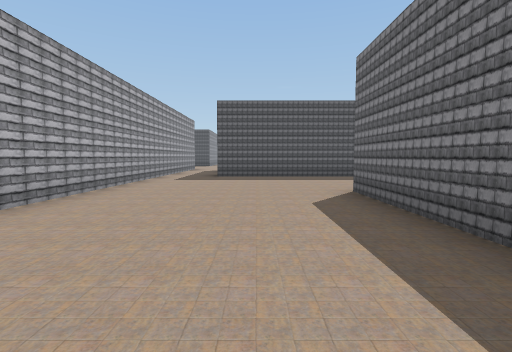
view 1 (above)

23 first-person views from a walk through a scene from a Unity 3-D project. The camera is 1.2 m above the floor, tilts 4° down and sees 85° across. The floor is counted in squares, 2 m on a side. Each view is taken from the middle of a square. On the plan, view 1 faces up. The plan holds only what a view shows up to about 9 squares ahead; the rest is blank. The place goes on beyond the plan. The player is left out.

view 2
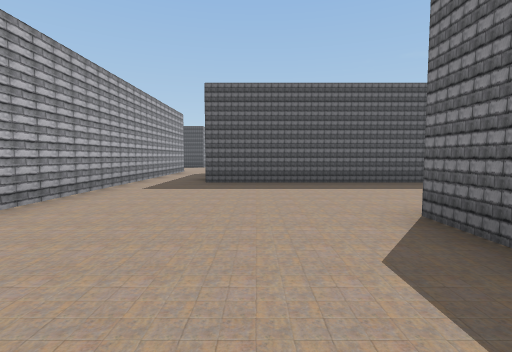

view 3
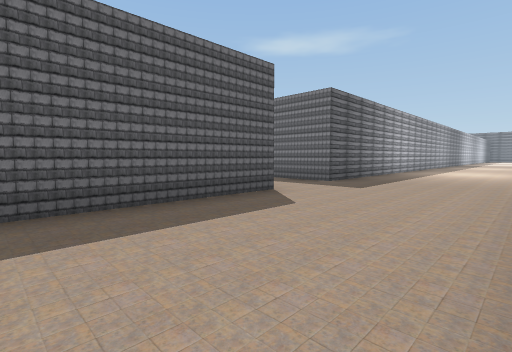

view 4
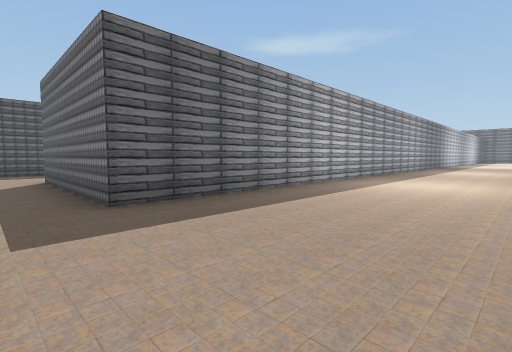

view 5
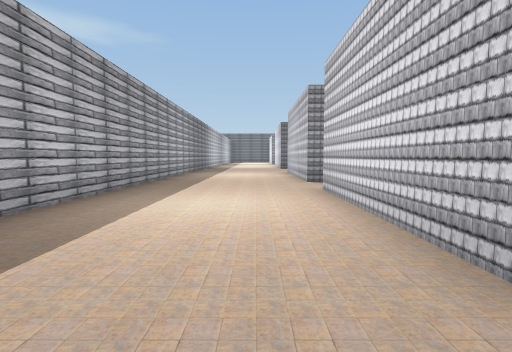

view 6
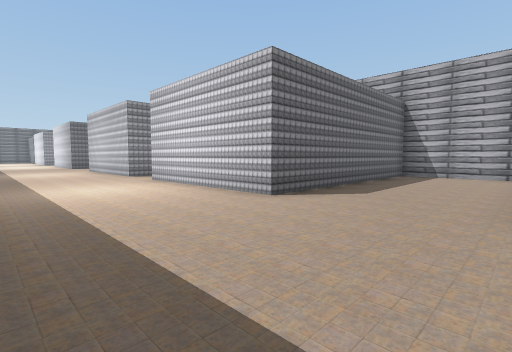

view 7
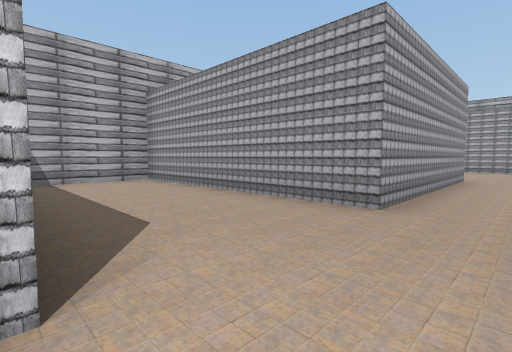

view 8
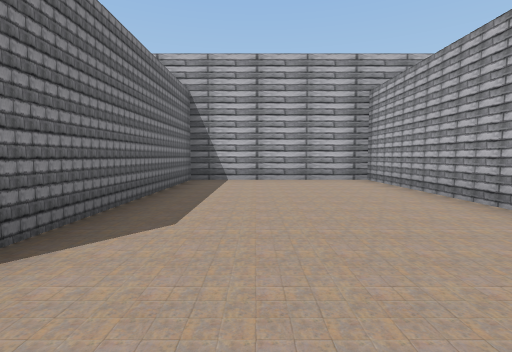

view 9
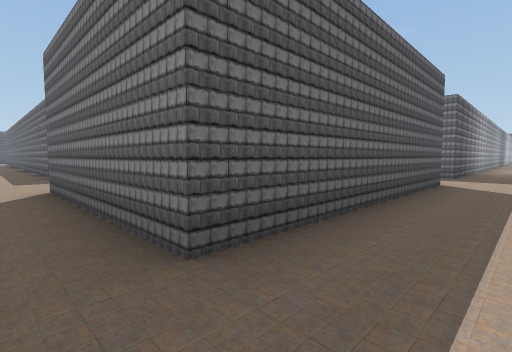

view 10
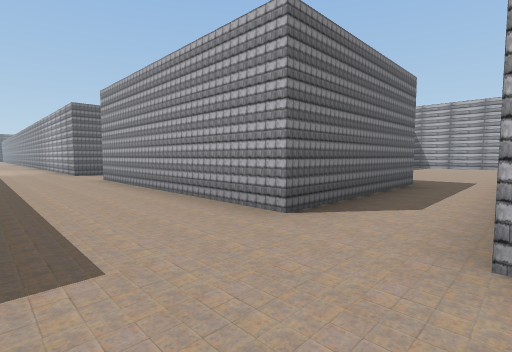

view 11
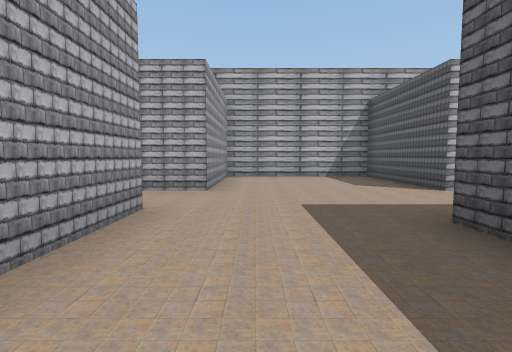

view 12
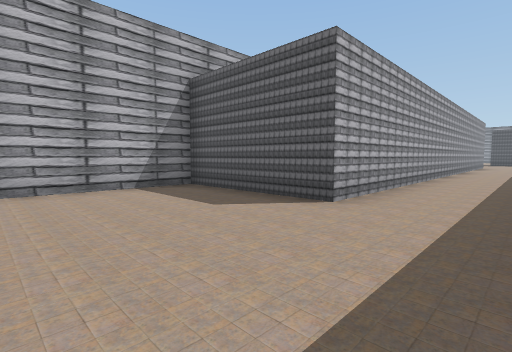

view 13
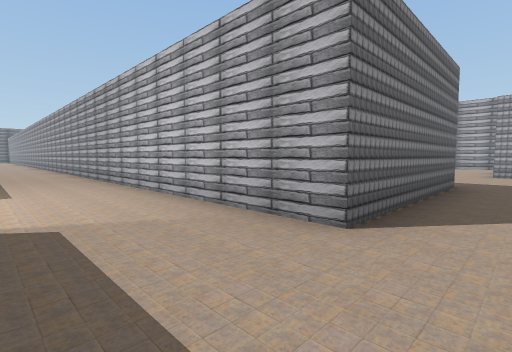

view 14
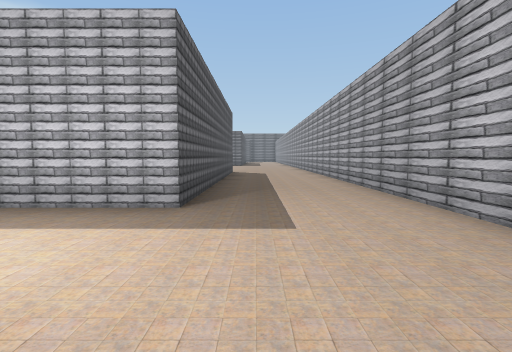

view 15
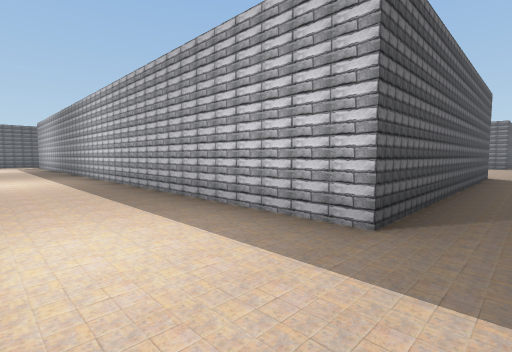

view 16
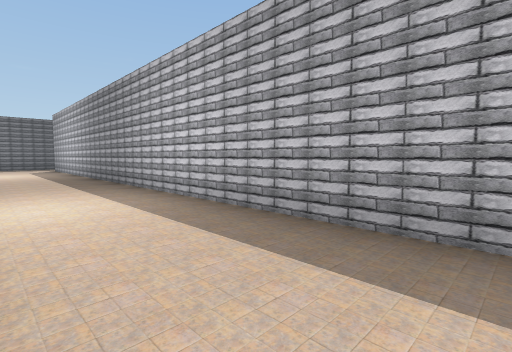

view 17
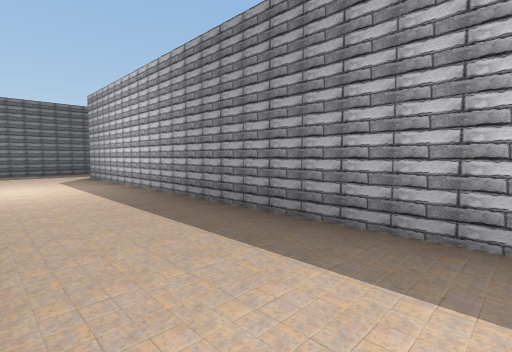

view 18
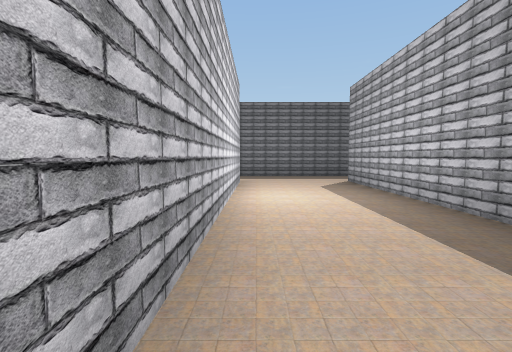

view 19
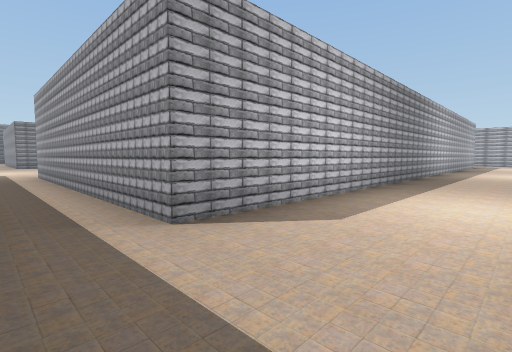

view 20
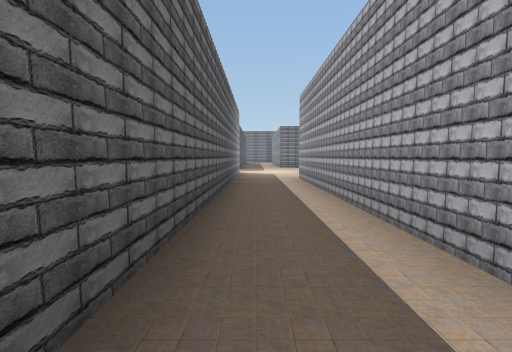

view 21
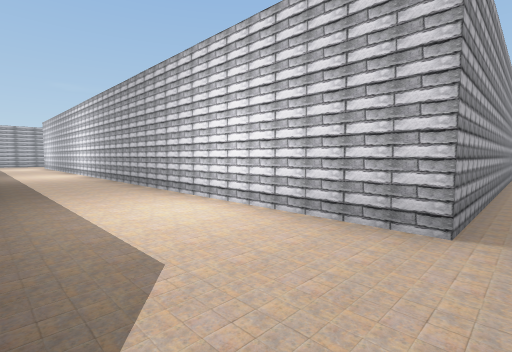

view 22
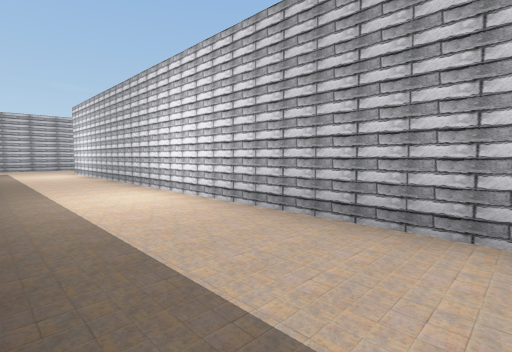

view 23
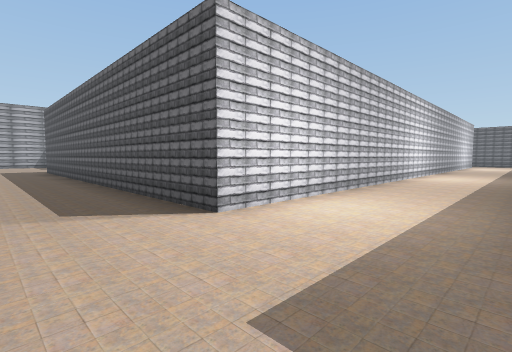

### Floor plan
Points are (right, up) in squares from view 1. A wall is a line through its corners. A room is listed if a view was taken in it or the views show most of it. See-through windows are left out.
Room 1 (views 1, 2, 3, 4, 5, 6, 7, 8, 9)
walls: (4.9, 8.4) (-1.2, 8.4) (-1.2, 12.9); (15.6, 4) (15.6, 4.8) (18, 4.8); (-2.9, 13.1) (-2.9, -1.2) (1.7, -1.2) (1.7, 4.8) (6.8, 4.8) (6.8, -1.2) (9.9, -1.2) (9.9, 4.8) (14.1, 4.8); (18, 8.4) (7.1, 8.4) (7.1, 12.9)
ways out: opening at (-2, 13) to room 2; opening at (5.5, 13) to room 2
Room 2 (views 10, 11, 12, 13, 14, 15, 16, 17, 18, 19, 20, 21, 22, 23)
walls: (7.1, 12.9) (18, 12.9); (18.5, 15.8) (12.2, 15.8) (12.2, 32.8) (18.5, 32.8); (-0.5, 17) (-0.5, 18.2); (7.6, 32.6) (9.6, 32.6) (9.6, 15.8) (-0.6, 15.8); (-2.9, 25) (-2.9, 17.3) (-6.3, 17.3) (-6.3, 13.1) (-2.9, 13.1); (-1.2, 12.9) (4.9, 12.9); (18.5, 34.6) (9.5, 34.6)
ways out: opening at (-2, 13) to room 1; opening at (5.5, 13) to room 1; opening at (8.5, 33.5)

Positions as (right, up) in squares from view 1, and headings:
1: (0, 0), facing up
2: (0, 2), facing up
3: (1, 5), facing up-right
4: (6, 5), facing up-right
5: (9, 6), facing right
6: (7, 8), facing down-right
7: (10, 6), facing down-left
8: (0, 6), facing down
9: (-2, 7), facing up-right
10: (-3, 15), facing down-right
11: (2, 14), facing left
12: (-1, 14), facing up-left
13: (6, 15), facing down-right
14: (9, 15), facing right
15: (10, 15), facing up-right
16: (10, 19), facing up-right
17: (10, 24), facing up-right
18: (10, 26), facing up
19: (10, 34), facing down-right
20: (12, 34), facing right
21: (12, 33), facing down-left
22: (12, 27), facing down-left
23: (12, 14), facing up-left
